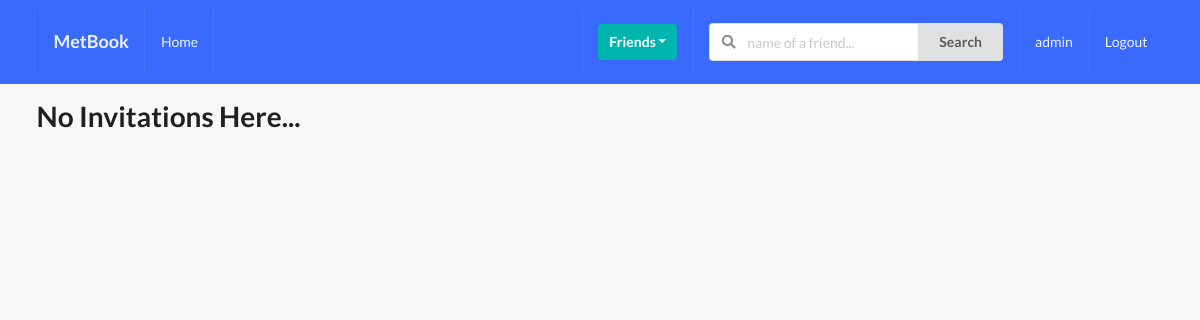
The app's page /profiles/my_invites (signed in), older data.
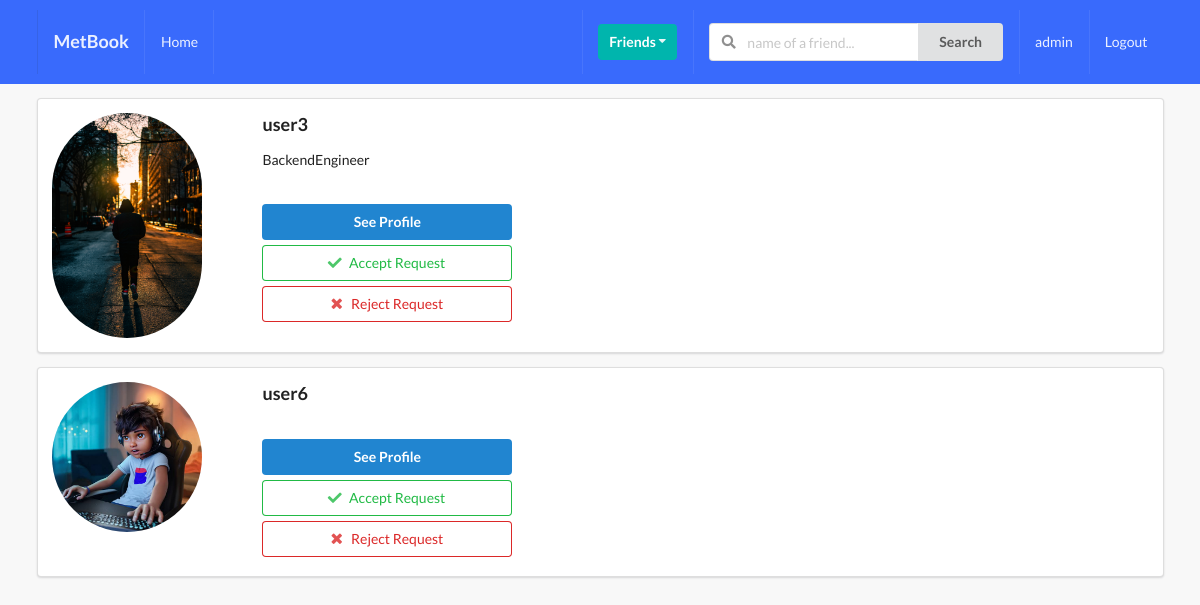
The same page, newer data.
### profiles_app/models.py (models this page shows, shortened)
class Profile(models.Model):
    first_name = models.CharField(max_length=250, blank = True)
    last_name = models.CharField(max_length=250, blank = True)
    user = models.OneToOneField(User, on_delete = models.CASCADE)
    bio = models.CharField(max_length=250, blank=True)
    email = models.EmailField(max_length=250, blank=True)
    image = models.ImageField(default="default.png", upload_to="images/")
    friends = models.ManyToManyField(User, blank=True, related_name="friends")
    slug = models.SlugField(unique=True, blank=True)
    created = models.DateTimeField(auto_now_add = True)
    updated = models.DateTimeField(auto_now = True)
    objects = ProfileManager()

### profiles_app/views.py (the view)
# urls.py: path("my_invites", invites_received_view, name="invites-received-view"),
def invites_received_view(request):
    profile = Profile.objects.get(user = request.user)
    qs = Relationship.objects.invitations_received(profile)
    results = list(map(lambda x: x.sender, qs))
    is_empty = False
    if len(results) == 0:
        is_empty = True
    context = {"qs":results, "is_empty":is_empty}
    return render(request, "profiles_app/my_invites.html", context)

### profiles_app/models.py (called while the page is built)
    def invitations_received(self, receiver):
        qs = Relationship.objects.filter(receiver=receiver, status="request")
        return qs

### profiles_app/templates/profiles_app/my_invites.html (shortened to what this page needs)
{% extends 'base.html' %}
{% block content %}
    {% if is_empty  %}
        <h1> No Invitations Here... </h1>
    {% endif %}
    {% for obj in qs %}
        <div class="ui segment">
            <div class="ui grid">
                <div class="row">
                    <div class="three wide column">
                        <img class="ui small circular image" src="{{obj.image.url}}">
                    </div>
                    <div class="thirteen wide column">
                        <h3>{{obj.user}}</h3>
                        <p>{{obj.bio}}</p><br>
                        <a href=""><button class="ui primary button w-big mb-5">See Profile</button></a>
                        <form action="{% url 'profiles:accept-request' %}" method="POST"> {% csrf_token %}
                            <button type="submit" class="ui positive basic button w-big mb-5"><i class="check icon"></i>Accept Request</button>
                        </form>
                        <form action="{% url 'profiles:reject-request' %}" method="POST"> {% csrf_token %}
                            <button type="submit" class="ui negative basic button w-big mb-5"><i class="close icon"></i>Reject Request</button>
                        </form>
                    </div>
                </div>
            </div>
        </div>
    {% endfor %}
{% endblock content %}

Row changes from the older to the newer data that the page shows:
now on this page (row edited): Profile: image (picture), user "user3", bio "BackendEngineer"
added Profile: image (placeholder picture), user "user6"
Text that changed along with them:
text no longer shown: "No Invitations Here..."
